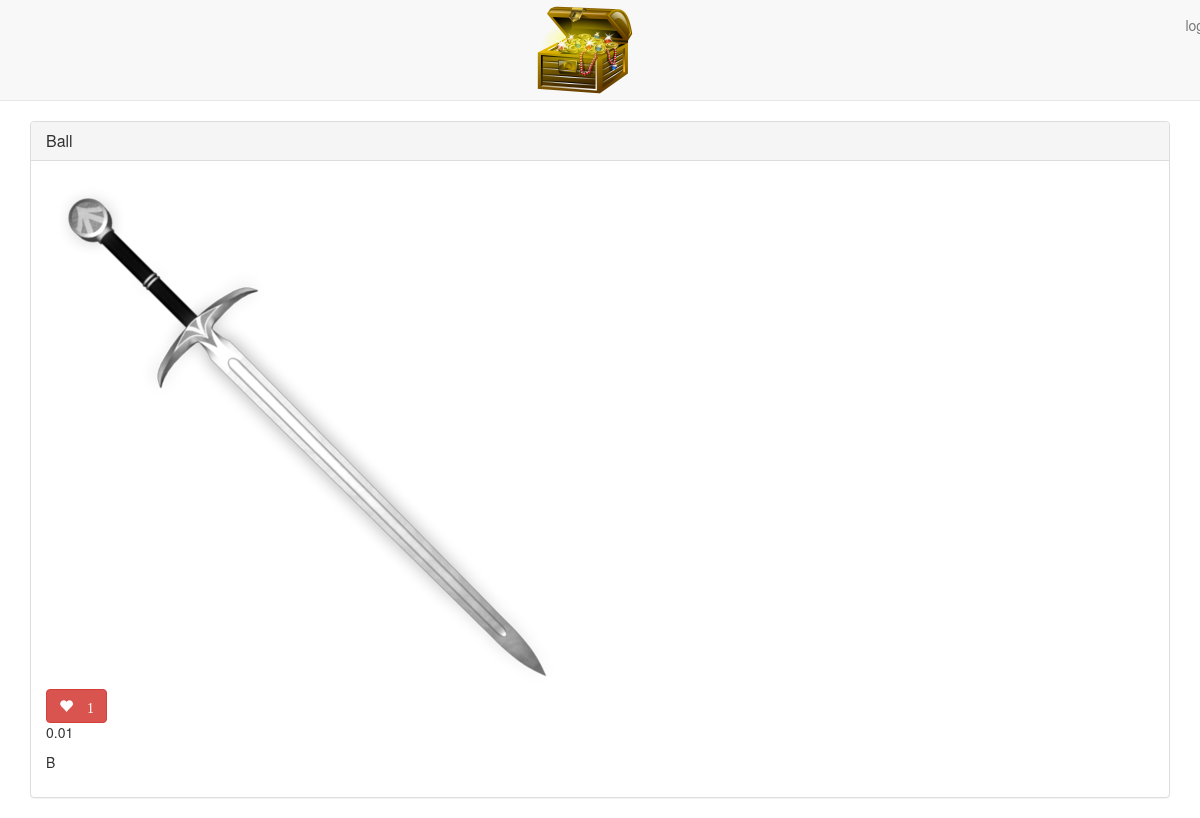
Page /15/ on the earlier database version.
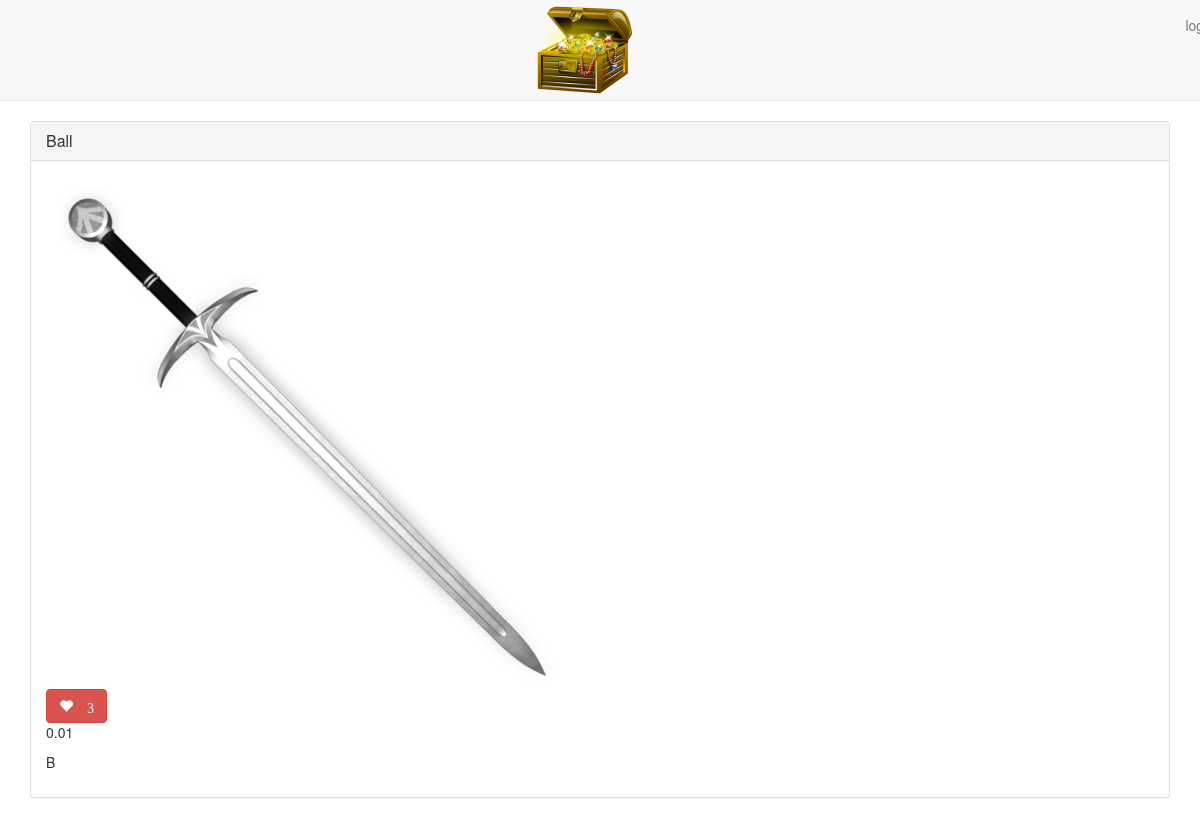
Same page on the later database version.
### main_app/models.py (models this page shows, shortened)
class Treasure(models.Model):
    user = models.ForeignKey(User)
    name = models.CharField(max_length=100)
    value = models.DecimalField(max_digits=10, decimal_places=2)
    material = models.CharField(max_length=100)
    location = models.CharField(max_length=100)
    image = models.ImageField(upload_to='treasure_images', default='media/default.png')
    likes = models.IntegerField(default=0)

### main_app/views.py (the view)
# urls.py: url(r'^([0-9]+)/$', views.detail, name = 'detail'),
def detail(request, treasure_id):
    treasure = Treasure.objects.get(id=treasure_id)
    return render(request, 'detail.html', {'treasure': treasure})

### main_app/templates/detail.html
{% extends 'base.html' %}
{% load staticfiles %}
{% block content %}
  <div class="treasure panel panel-default">
    <div class="panel-heading">
      <h3 class="panel-title">{{ treasure.name }}</h3>
    </div>
    <div class="panel-body">
      <div class="treasure-photo-detail">
        <img src="{{ treasure.image.url }}" alt="">
      </div>
      <button id="likes" data-id="{{ treasure.id }}" class="btn btn-mini btn-danger glyphicon glyphicon-heart" type="button">
        {% if treasure.likes > 0 %} {{ treasure.likes }}  {% endif %}
      </button>
      <p>{{ treasure.value }}</p>
      <p>{{ treasure.location }}</p>
    </div>
  </div>
{% endblock %}

### main_app/templates/base.html (shortened to what this page needs)
{% load staticfiles %}
<!DOCTYPE html>
<html lang="en">
  <head>
    <link rel="stylesheet" href="{% static 'css/bootstrap.min.css' %}">
    <link rel="stylesheet" href="{% static 'css/style.css' %}">
  </head>
  <body>
    <nav class="navbar navbar-default navbar-static-top text-center">
      <a href="/">
        <img src="{% static 'images/Treasure-Chest.png' %}" alt="TreasureGram logo">
      </a>
      {% if user.is_authenticated %}
        <a class="navbar-text navbar-right" href="{% url 'profile' user.username %}">{{ user.username }}</a>
        <a class="navbar-text navbar-right" href="{% url 'logout' %}">logout</a>
      {% else %}
        <a class="navbar-text navbar-right" href="{% url 'login' %}">login</a>
      {% endif %}
    </nav>
    <main class="container container--mw700">
      {% block content %}
      {% endblock %}
    </main>
  </body>
</html>

### main_app/static/css/style.css (style rules this page uses)
.navbar img { height: 100px; }

Differences in the rows shown:
changed Treasure "Ball": likes "1" → "3"
